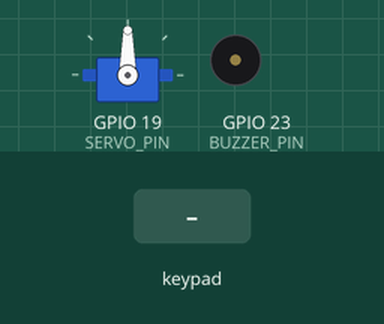
Simulated run of this sketch. Board: ESP32. Shown: servo, buzzer (waves = sounding, pin HIGH). Inputs (shaded band) come from the test bench. EEPROM starts erased; nothing arrives over Bluetooth unless stated; a phone connects over Bluetooth LE 3 s after start; what the sketch prints to the serial monitor is not drawn.

Above: at 1.2 s.
1.3 s: keypad keys 1 3 5 7 pressed 0.4 s apart
At 1.56 s:
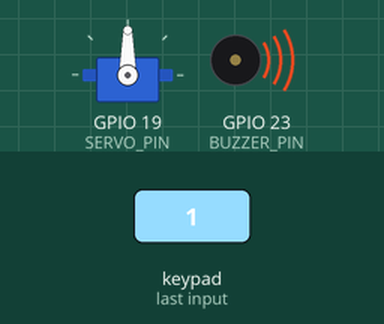
4.4 s: key 'B' pressed
At 5.6 s:
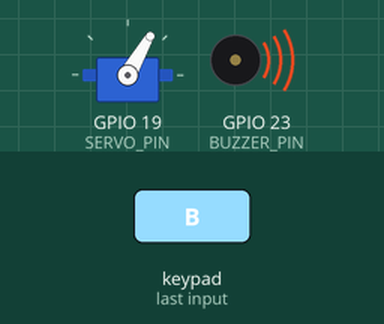
6.4 s: key 'C' pressed
At 7.3 s:
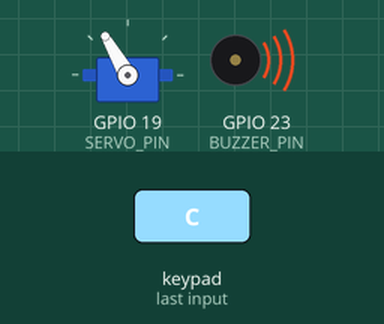
13.2 s: keypad keys 1 3 5 7 # pressed 0.4 s apart
At 16.73 s:
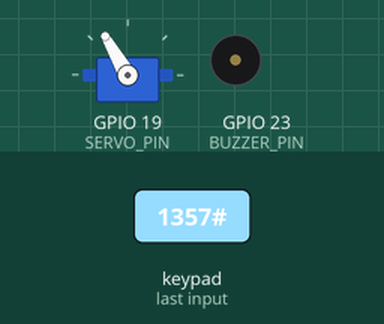
Timing chart, 0 to 18.3 s (numbered marks = the images above; inputs shaded):
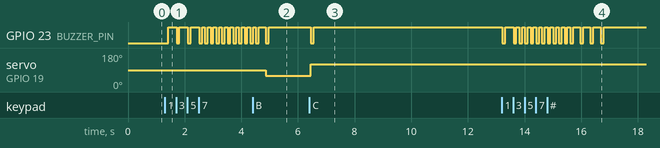

Measured:
- after the input at 1.3 s, GPIO 23 (BUZZER_PIN): goes 3 × (HIGH 0.30 s, LOW 0.10 s), 8 × (HIGH 0.10 s, LOW 0.10 s), HIGH 0.10 s, then LOW, starting after 0.11 s
- after the input at 4.4 s, servo on GPIO 19 (SERVO_PIN): 90° → 60° after 0.47 s
- after the input at 6.4 s, GPIO 23 (BUZZER_PIN): HIGH → LOW after 0.05 s, → HIGH 0.10 s later; servo on GPIO 19 (SERVO_PIN): 60° → 120° after 0.05 s
- after the input at 13.2 s, GPIO 23 (BUZZER_PIN): goes LOW 0.10 s, HIGH 0.30 s, 10 × (LOW 0.10 s, HIGH 0.10 s), 3 × (LOW 0.10 s, HIGH 0.25 s), LOW 0.10 s, then HIGH, starting at once

The sketch:

Esp32ble.ino
```cpp
#include <BLEDevice.h>
#include <BLEUtils.h>
#include <BLEServer.h>

#include "MagicData.h"
#include "MagicHal.h"
#include "MagicUtil.h"
#include "EEPROM.h"

#define COMMAND_LEN 4


// BLE
#define SERVICE_UUID  "4fafc201-1fb5-459e-8fcc-c5c9c331914b"
#define C1_UUID       "beb5483e-36e1-4688-b7f5-ea07361b26a8"
#define C2_UUID       "beb5483e-36e1-4688-b7f5-ea0736as26a8"
BLEServer* pServer;

MagicData magicData;
MagicHal magicHal;
MagicUtil magicUtil(magicHal.getRtcPointer());

class MyCallbacks: public BLECharacteristicCallbacks
{
  void onWrite(BLECharacteristic *pCharacteristic)
  {
    std::string value = pCharacteristic->getValue();
    String v (value.c_str());

    if (value.length() > 0)
    {
      Serial.print("BLE set value: ");
      Serial.println(v);
      magicData.setPassword(v);
    }
  }
};

class RpcCallbacks: public BLECharacteristicCallbacks
{
  void onWrite(BLECharacteristic *pCharacteristic)
  {
    std::string value = pCharacteristic->getValue();
    String str (value.c_str());

    if (str.length() == COMMAND_LEN)
    {
      String command = str.substring(0,COMMAND_LEN);
      String response = "";
      if (command == "TEST"){
        response = "RES|Rpc Working";
      }

      pCharacteristic->setValue(response.c_str());
      pCharacteristic->notify();
    }
    else if (str.length() > COMMAND_LEN)
    {
      String command = str.substring(0, COMMAND_LEN);
      String value = str.substring(COMMAND_LEN, str.length());
      String response = "";
      // Add value
      if (command == "AVAL"){
        int v = value.toInt();
        response = "RES|" + String(v+1);
      }

      pCharacteristic->setValue(response.c_str());
      pCharacteristic->notify();
    }
    else
    {
      pCharacteristic->setValue(String("ERR|Command Error").c_str());
      pCharacteristic->notify();
    }
  }
};

class MyServerCallbacks: public BLEServerCallbacks
{
  void onDisconnect(BLEServer* pServer)
  {
    Serial.println("Disconnected");
    BLEDevice::startAdvertising();
  }
};

void initBLE() {
  Serial.println("Starting BLE work!");

  BLEDevice::init("MagicBox");
  pServer = BLEDevice::createServer();
  pServer->setCallbacks(new MyServerCallbacks());

  BLEService *pService = pServer->createService(SERVICE_UUID);
  BLECharacteristic *pCharacteristic = pService->createCharacteristic(
                                         C1_UUID,
                                         BLECharacteristic::PROPERTY_READ |
                                         BLECharacteristic::PROPERTY_WRITE
                                       );


  pCharacteristic->setCallbacks(new MyCallbacks());
  pCharacteristic->setValue(magicData.get().c_str());

  BLECharacteristic *characteristicRpc = pService->createCharacteristic(
                                       C2_UUID,
                                       BLECharacteristic::PROPERTY_READ |
                                       BLECharacteristic::PROPERTY_WRITE |
                                       BLECharacteristic::PROPERTY_NOTIFY
                                     );
  characteristicRpc->setCallbacks(new RpcCallbacks());
  characteristicRpc->setValue(String("Unknown").c_str());

  pService->start();

  BLEAdvertising *pAdvertising = BLEDevice::getAdvertising();
  pAdvertising->addServiceUUID(SERVICE_UUID);
  pAdvertising->setScanResponse(true);
  pAdvertising->setMinPreferred(0x06);  // functions that help with iPhone connections issue
  pAdvertising->setMinPreferred(0x12);
  BLEDevice::startAdvertising();
}

void initEEPROM() {
  while (!EEPROM.begin(1000)) {
    Serial.println("Failed to initialise EEPROM");
    Serial.println("Restarting...");
    delay(1000);
  }
  Serial.println("EEPROM initilize success");
  magicData.load();
}

void setup() {
  setCpuFrequencyMhz(80);       // to reduce power consumption, default is at 240Mhz
  Serial.begin(115200);
  initEEPROM();
  initBLE();
}

uint8_t debugCount = 0;
uint8_t v = 50;

void debugLog() {

  if (debugCount > 40) {
    Serial.print("Connected Devices : ");
    Serial.println(pServer->getConnectedCount());
    Serial.println(magicData.get());
    debugCount = 0;
  } else {
    ++debugCount;
  }
}

String enterKey = "";

void loop() {
  delay(50);
  debugLog();

  char key = magicHal.keypad.getKey();
  if(key)
  {

    if (key == 'B'){
      magicHal.setLock(true);
    } else if (key == 'C') {
      magicHal.setLock(false);
    }

    Serial.print("Key Pressed : ");
    Serial.println(key);
    enterKey += key;
    magicHal.buzzerKeyTone(KEY_TONE_MS);

    if (enterKey.length() >=4){


      // UNLOCK
      if (enterKey == magicData.get()){
        magicHal.buzzerKeyTone(UNLOCK_TONE_MS);
        magicHal.setLock(false);

      // WRONG PASSWORD
      } else {
        magicHal.buzzerAlarm();
      }
      enterKey = "";
    }
  }
}
```

MagicData.cpp
```cpp
#include "EEPROM.h"
#include "MagicData.h"

#define EEPROM_OFFSET 0

MagicData::MagicData()
{
  password = "1357";
}

String MagicData::get(){
  return password;
}

void MagicData::save(){
  writeStringToEEPROM(EEPROM_OFFSET, get());
}

void MagicData::load(){
  readStringFromEEPROM(EEPROM_OFFSET, &password);
}

void MagicData::setPassword(String p){
  password = p;
  save();
}


int MagicData::writeStringToEEPROM(int addrOffset, const String &strToWrite)
{
  byte len = strToWrite.length();
  EEPROM.write(addrOffset, len);
  for (int i = 0; i < len; i++)
  {
    EEPROM.write(addrOffset + 1 + i, strToWrite[i]);

  }
  EEPROM.commit();
  return addrOffset + 1 + len;
}

int MagicData::readStringFromEEPROM(int addrOffset, String *strToRead)
{
  int newStrLen = EEPROM.read(addrOffset);
  char data[newStrLen + 1];
  for (int i = 0; i < newStrLen; i++)
  {
    data[i] = EEPROM.read(addrOffset + 1 + i);
  }
  data[newStrLen] = '\0';
  *strToRead = String(data);
  return addrOffset + 1 + newStrLen;
}
```

MagicData.h
```cpp
#ifndef MagicData_h
#define MagicData_h

#include "Arduino.h"

class MagicData {
  public:
    MagicData();
    String get();
    void setPassword(String p);

    void save();
    void load();
    static int writeStringToEEPROM(int addrOffset, const String &strToWrite);
    static int readStringFromEEPROM(int addrOffset, String *strToRead);

  private:
    String password;
};

#endif
```

MagicUtil.cpp
```cpp
#include "MagicUtil.h"

MagicUtil::MagicUtil(RTC_DS1307* rtc) : rtc(rtc){

}

String MagicUtil::generateToken(String payload) {
  // TUM CODE
  return "hihi";
}

String MagicUtil::generateOtp(String pk) {
  // TUM CODE
  DateTime now = rtc->now();

  return "hihi";
}
```

MagicUtil.h
```cpp
#ifndef MagicUtil_h
#define MagicUtil_h

#include "Arduino.h"
#include "MagicHal.h"
#define SECRET "SIRLEWISHAMILTON"

class MagicUtil{
  public:
    MagicUtil(RTC_DS1307* rtc);
    String generateToken(String payload);
    String generateOtp(String pk);

  private:
    RTC_DS1307* rtc;
};

#endif
```

MagicHal.cpp
```cpp
#include "MagicHal.h"

char MagicHal::keys[KEYPAD_ROW][KEYPAD_COL] = {
  {'1','2','3','A'},
  {'4','5','6','B'},
  {'7','8','9','C'},
  {'*','0','#','D'}
};

byte MagicHal::rowPins[KEYPAD_ROW] = { 25,26,27,14 };
byte MagicHal::colPins[KEYPAD_COL] = { 12,13,32,33 };

MagicHal::MagicHal() : keypad(makeKeymap(keys), rowPins, colPins, KEYPAD_ROW, KEYPAD_COL)
{
  // BUZZER
  pinMode(BUZZER_PIN, OUTPUT);
  digitalWrite(BUZZER_PIN, HIGH);   // LOW to on the buzzer

  // SERVO
  servo.attach(SERVO_PIN);

  // RTC
  rtc.begin();
  rtc.adjust(DateTime(F(__DATE__), F(__TIME__)));
}

void MagicHal::buzzerKeyTone(int ms){
  digitalWrite(BUZZER_PIN, LOW);
  delay(ms);
  digitalWrite(BUZZER_PIN, HIGH);
  delay(ms);
}

void MagicHal::buzzerAlarm(){
  for (uint8_t i=0; i < 10; ++i){
    buzzerKeyTone(KEY_TONE_MS);
  }
}

void MagicHal::printTime() {
    DateTime now = rtc.now();

    Serial.print(now.year(), DEC);
    Serial.print('/');
    Serial.print(now.month(), DEC);
    Serial.print('/');
    Serial.print(now.day(), DEC);
    Serial.print(' ');
    Serial.print(now.hour(), DEC);
    Serial.print(':');
    Serial.print(now.minute(), DEC);
    Serial.print(':');
    Serial.print(now.second(), DEC);
    Serial.println();

    Serial.print(" since midnight 1/1/1970 = ");
    Serial.print(now.unixtime());
    Serial.print("s = ");
    Serial.print(now.unixtime() / 86400L);
    Serial.println("d");
}


void MagicHal::setTime(DateTime t) {
  rtc.adjust(t);
}

void MagicHal::servoWrite(uint8_t angle){
  servo.write(angle);
}

void MagicHal::setLock(bool lock){
  servo.write(lock ? 60 : 120);
}

RTC_DS1307* MagicHal::getRtcPointer(){
  return &rtc;
}
```

MagicHal.h
```cpp
#ifndef MagicHal_h
#define MagicHal_h

#define BUZZER_PIN 23
#define SERVO_PIN 19
#define KEY_TONE_MS 100
#define UNLOCK_TONE_MS 500
#define KEYPAD_ROW 4
#define KEYPAD_COL 4

#include <RTClib.h>
#include <Keypad.h>
#include <ESP32Servo.h>
#include "Arduino.h"


class MagicHal {
  public:
    MagicHal();

    void buzzerKeyTone(int ms);
    void buzzerAlarm();
    void printTime();
    void setTime(DateTime t);
    void servoWrite(uint8_t angle);
    void setLock(bool lock);
    RTC_DS1307* getRtcPointer();

    Keypad keypad;
    Servo servo;

  private:
    RTC_DS1307 rtc;
    static char keys[KEYPAD_ROW][KEYPAD_COL];
    static byte rowPins[KEYPAD_ROW];
    static byte colPins[KEYPAD_COL];

};

#endif
```
